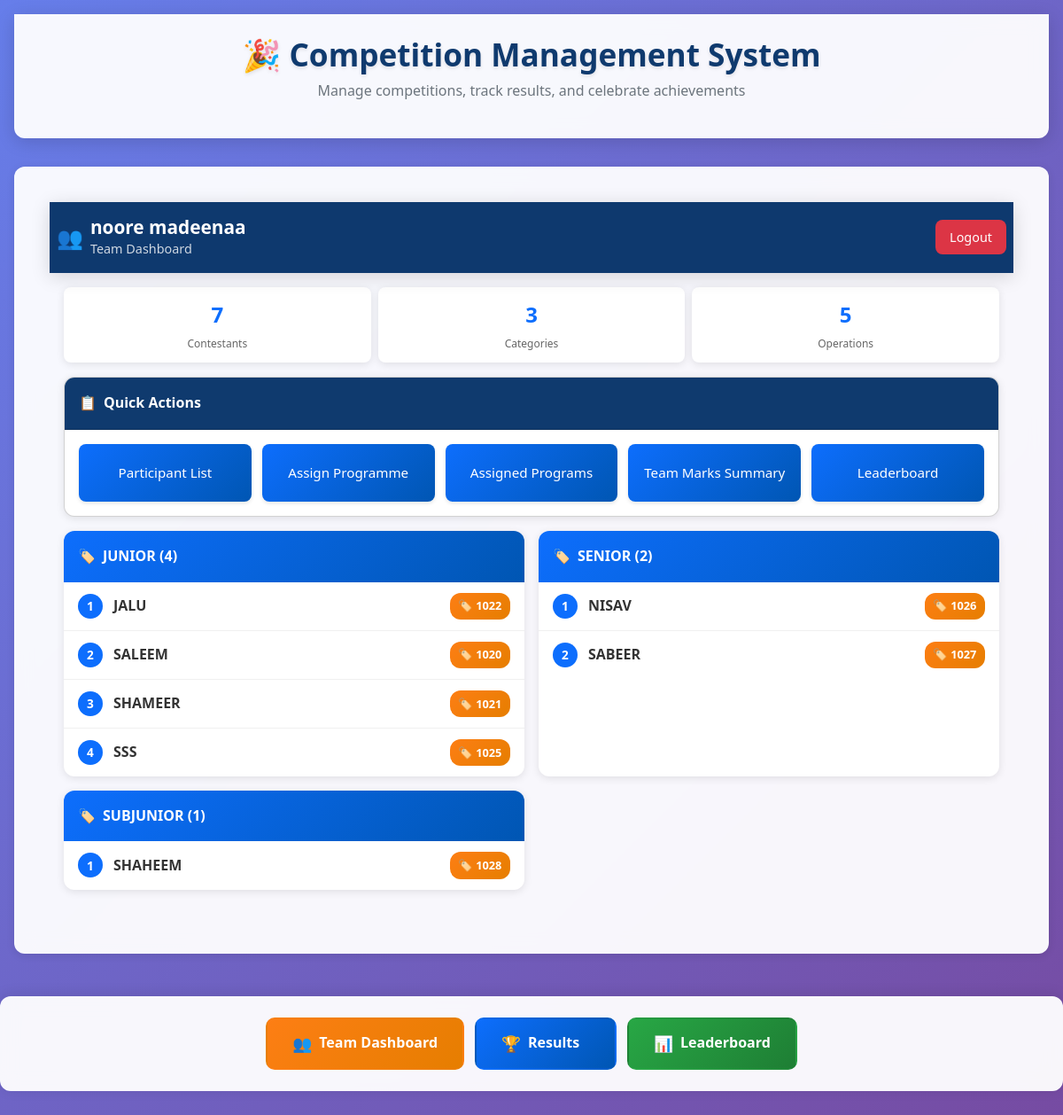
/team_dashboard/ (signed in), run on an earlier commit of the app's database.
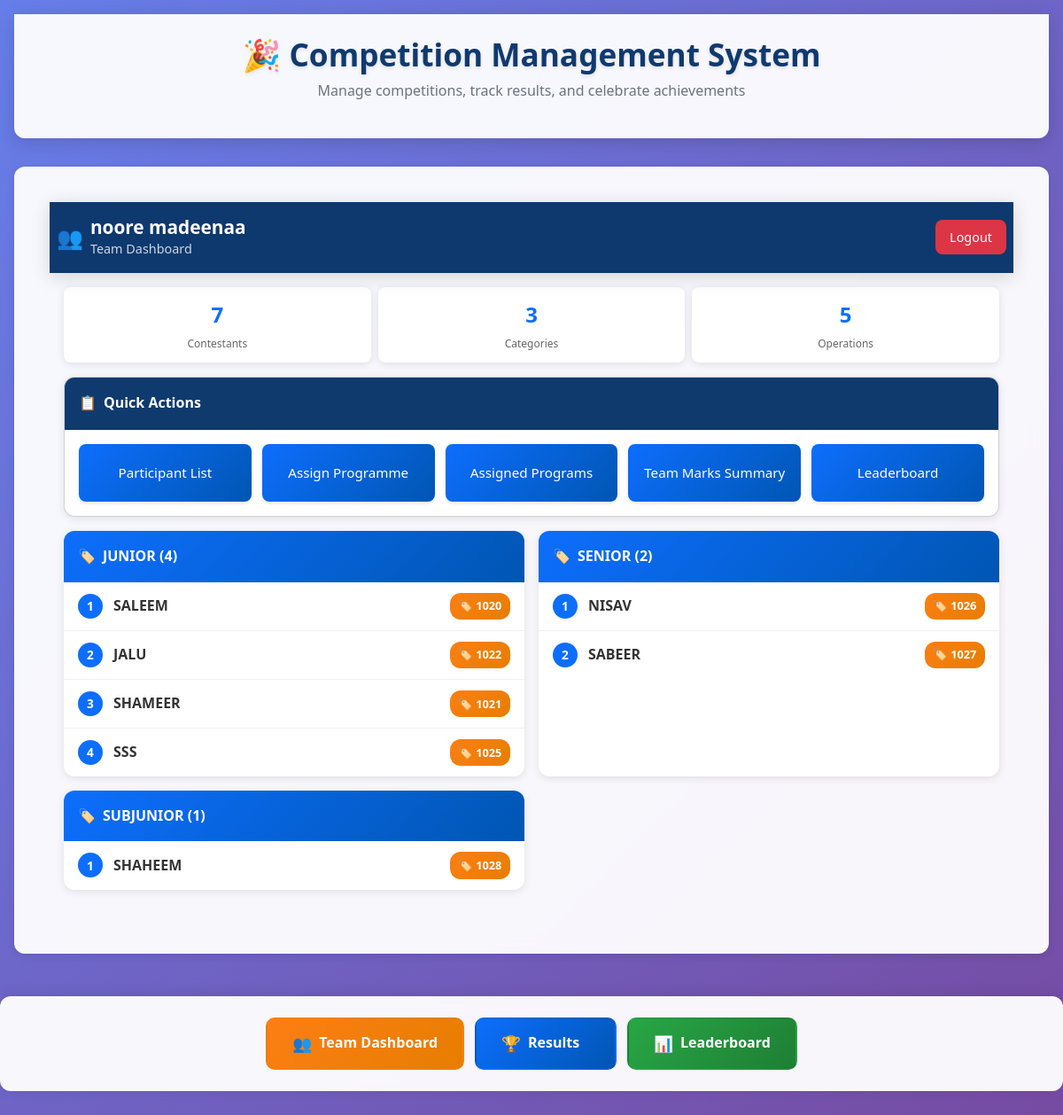
And on a later commit of the database.
### core/models.py (models this page shows, shortened)
class Category(models.Model):
    name = models.CharField(max_length=100)
    def __str__(self): return self.name

class Contestant(models.Model):
    chest_no = models.PositiveIntegerField(unique=True, null=True)
    name = models.CharField(max_length=100)
    team = models.ForeignKey(Team, on_delete=models.CASCADE)
    category = models.ForeignKey(Category, on_delete=models.CASCADE, null=True)
    total_points = models.IntegerField(default=0)

### core/views.py (the view)
# urls.py: path('team_dashboard/', views.dashboard_team, name='dashboard_team'),
@login_required
def dashboard_team(request):
    if request.user.role != 'team': return redirect('dashboard_admin')
    team = request.user.team
    contestants = Contestant.objects.filter(team=team).order_by('category', 'name')
    return render(request, 'dashboard_team.html', {
        'contestants': contestants,
        'team': team
        })

### templates/dashboard_team.html (shortened to what this page needs)
{% extends 'base.html' %}
{% block content %}
<div class="mobile-header">
  <div class="header-content">
    <div class="logo-section">
      <span class="logo-icon">👥</span>
      <div>
        <h1 class="team-title">{{ team.name }}</h1>
        <div class="team-subtitle">Team Dashboard</div>
      </div>
    </div>
    <div class="header-actions">
      <a href="{% url 'logout' %}" class="logout-btn">Logout</a>
    </div>
  </div>
</div>
<div class="main-container">
  <div class="stats-bar">
    {% regroup contestants by category as contestants_by_category %}
    <div class="stat-item">
      <div class="stat-number">{{ contestants|length }}</div>
      <div class="stat-label">Contestants</div>
    </div>
    <div class="stat-item">
      <div class="stat-number">{{ contestants_by_category|length }}</div>
      <div class="stat-label">Categories</div>
    </div>
    <div class="stat-item">
      <div class="stat-number">5</div>
      <div class="stat-label">Operations</div>
    </div>
  </div>
  <div class="dashboard-grid">
    <div class="card operations-card">
      <div class="card-header">
        <span>📋</span>
        <span>Quick Actions</span>
      </div>
      <div class="card-body">
        <div class="operations-grid">
          <a href="{% url 'participant_list' %}" class="operation-btn">Participant List</a>
          <a href="{% url 'assign_competition' %}" class="operation-btn">Assign Programme</a>
          <a href="{% url 'assigned_programs' %}" class="operation-btn">Assigned Programs</a>
          <a href="{% url 'team_marks_summary' %}" class="operation-btn">Team Marks Summary</a>
          <a href="{% url 'team_leaderboard' %}" class="operation-btn">Leaderboard</a>
        </div>
      </div>
    </div>
    <div class="contestants-grid">
      {% regroup contestants by category as contestants_by_category %}
      {% for category in contestants_by_category %}
      <div class="category-card">
        <div class="category-header">
          <span>🏷️</span>
          <span>{{ category.grouper }} ({{ category.list|length }})</span>
        </div>
        <div class="contestants-list">
          {% for contestant in category.list %}
          <div class="contestant-item">
            <div class="contestant-info">
              <div class="contestant-number">{{ forloop.counter }}</div>
              <div class="contestant-name">{{ contestant.name|upper }}</div>
            </div>
            <div class="chest-badge">
              <span>🏷️</span>
              <span>{{ contestant.chest_no }}</span>
            </div>
          </div>
          {% empty %}
          <div class="empty-state">
            <div class="empty-state-icon">👤</div>
            <div>No contestants in this category</div>
          </div>
          {% endfor %}
        </div>
      </div>
      {% endfor %}
    </div>
  </div>
</div>
{% endblock %}

What changed in the data, as far as the page shows it:
changed Contestant "SALEEM": moves up the list
